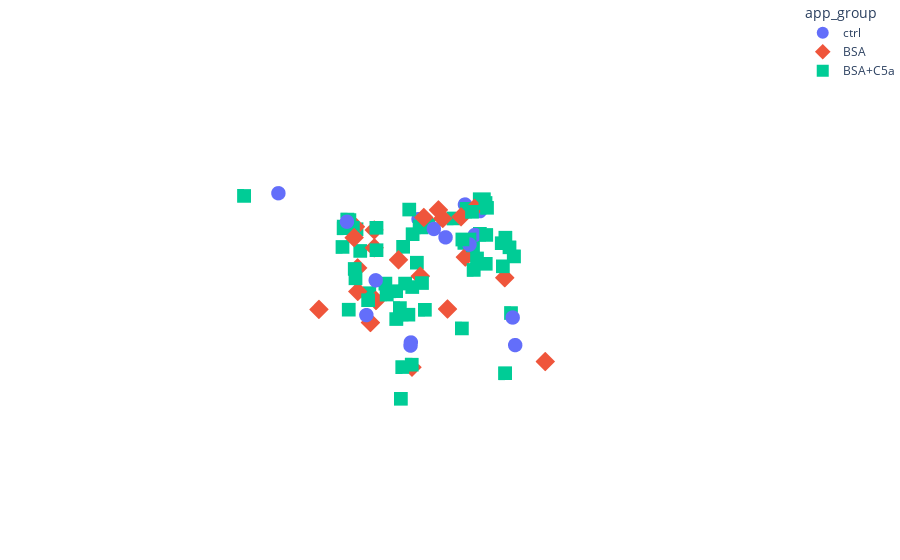

Notebook source saved alongside this figure:
### Markdown cell above
#### PCA plot

### Code cell
group_factor = 'app_group'

if n_components == 2:
    fig = px.scatter(pca_df,
                     x='x', y='y',
                     color=group_factor,
                     symbol=group_factor)
    dot_size = 6
elif n_components == 3:
    fig = px.scatter_3d(pca_df,
                        x='x', y='y', z='z',
                        color=group_factor,
                        symbol=group_factor)
    dot_size = 2
else:
    logging.fatal('Incorrect n')

fig.update_traces(marker=dict(size=5))
fig.update_layout(margin=dict(l=0, r=0, b=0, t=0),
                  legend= {'itemsizing': 'constant'},
                  scene=dict(xaxis=dict(showaxeslabels=False, showticklabels=False, showbackground=False, title=''),
                             yaxis=dict(showaxeslabels=False, showticklabels=False, showbackground=False, title=''), 
                             zaxis=dict(showaxeslabels=False, showticklabels=False, showbackground=False, title='')))
fig.show()

### Figure 1 — Plotly figure (JSON) as saved in the notebook; plotly's stock layout.template omitted (floating-point values rounded to 4 significant figures)
{"data": [{"hovertemplate": "app_group=ctrl<br>x=%{x}<br>y=%{y}<br>z=%{z}<extra></extra>", "legendgroup": "ctrl", "marker": {"color": "#636efa", "size": 5, "symbol": "circle"}, "mode": "markers", "name": "ctrl", "scene": "scene", "showlegend": true, "type": "scatter3d", "x": [7874.0, -4608.0, 6036.0, -4445.0, -4281.0, 3145.0, -6872.0, -4459.0, -7035.0, -2028.0, -635.1, 4518.0, -2035.0, 10650.0, 17330.0], "y": [3.672, 5.849, 9.349, -9.931, -1.495, 3.501, -1.114, -5.302, 2.762, 21.07, 24.34, -12.26, 8.842, 7.332, 4.577], "z": [4.317, 3.827, -7.185, 1.791, 1.023, -13.77, 5.956, 1.311, 5.765, -4.567, -7.366, 6.865, 4.971, 1.917, 25.54]}, {"hovertemplate": "app_group=BSA<br>x=%{x}<br>y=%{y}<br>z=%{z}<extra></extra>", "legendgroup": "BSA", "marker": {"color": "#EF553B", "size": 5, "symbol": "diamond"}, "mode": "markers", "name": "BSA", "scene": "scene", "showlegend": true, "type": "scatter3d", "x": [-2819.0, 2128.0, 793.4, 3129.0, 2264.0, -1198.0, -3955.0, 102.3, 5086.0, -3482.0, -6524.0, -5236.0, 4405.0, -1028.0, -785.0, -5612.0, 3594.0, -908.6, -4049.0, 2925.0, 2857.0, 18070.0], "y": [0.1022, -9.638, 1.259, -12.82, 11.66, -9.338, 15.39, 32.3, -8.327, -6.467, 2.126, 0.8387, -4.237, -16.75, -24.56, -6.282, -8.025, -22.83, 4.713, -14.08, 3.534, 14.24], "z": [6.414, 0.8646, -1.9, -3.735, -2.932, -4.204, -0.6048, -5.968, -5.282, 3.985, 6.483, 5.267, -6.108, -0.3202, -1.975, 4.091, -13.48, -1.603, -0.6357, 1.948, -19.16, 13.02]}, {"hovertemplate": "app_group=BSA+C5a<br>x=%{x}<br>y=%{y}<br>z=%{z}<extra></extra>", "legendgroup": "BSA+C5a", "marker": {"color": "#00cc96", "size": 5, "symbol": "square"}, "mode": "markers", "name": "BSA+C5a", "scene": "scene", "showlegend": true, "type": "scatter3d", "x": [-1750.0, 13060.0, 10660.0, 4295.0, -3264.0, 5523.0, 3397.0, 3215.0, 4277.0, 1671.0, -4681.0, 5669.0, 15.67, -4702.0, 167.2, -4162.0, -2250.0, -303.0, -1533.0, -4745.0, -785.7, -5398.0, -3303.0, 7666.0, -1832.0, -7613.0, -4918.0, -7411.0, -5467.0, -4380.0, 1445.0, -6107.0, -7179.0, -7383.0, 4310.0, 737.2, 1307.0, 570.5, -3578.0, -966.3, -5078.0, -3659.0, 3863.0, -2830.0, -6161.0, -4454.0, 2872.0, -4469.0, -769.0, -4830.0, 782.5, -2820.0, 457.6, -3895.0, -406.8, -5998.0, 2348.0, 8263.0, 4103.0, 6431.0, 19050.0], "y": [7.448, 10.62, 2.468, -1.589, 6.746, 4.183, -16.94, 7.421, 1.481, -20.62, 8.625, -3.772, -23.36, 5.435, -2.271, 10.0, 20.24, -20.05, -24.07, 3.005, -2.942, 11.62, 8.985, 10.4, 10.73, 2.642, -0.6628, 3.455, 12.26, 16.3, 3.002, 2.19, 4.331, 1.909, -10.92, -20.87, -21.47, -20.17, -11.1, -15.89, 6.365, 15.03, 4.164, -6.391, 0.615, 16.26, -9.891, -9.094, -6.36, -7.666, -4.727, -11.31, 24.33, -10.57, 11.18, 12.76, -8.5, 14.13, -1.664, 7.526, 1.032], "z": [5.664, 11.92, 0.7774, -1.562, 4.283, -5.251, -0.6563, -4.091, -1.86, 0.6844, 4.743, -4.673, 0.4236, 1.513, -6.178, -0.08983, -4.227, -5.53, -3.041, 1.118, -2.051, 3.656, 1.312, -10.14, 0.8836, 7.686, 4.668, 7.336, 4.901, 3.626, -2.056, 6.082, 6.817, 7.62, -2.254, 1.639, 0.4834, 0.1491, 3.999, 0.4666, 3.884, 1.759, -5.947, 2.612, 6.138, 3.518, -8.314, 0.3094, -7.919, 1.073, -11.34, -3.379, -12.24, -1.211, -9.85, 2.806, 0.9461, -6.997, -4.037, -20.4, 25.23]}], "layout": {"legend": {"itemsizing": "constant", "title": {"text": "app_group"}, "tracegroupgap": 0}, "margin": {"b": 0, "l": 0, "r": 0, "t": 0}, "scene": {"domain": {"x": [0, 1], "y": [0, 1]}, "xaxis": {"showaxeslabels": false, "showbackground": false, "showticklabels": false, "title": {"text": ""}}, "yaxis": {"showaxeslabels": false, "showbackground": false, "showticklabels": false, "title": {"text": ""}}, "zaxis": {"showaxeslabels": false, "showbackground": false, "showticklabels": false, "title": {"text": ""}}}}}
